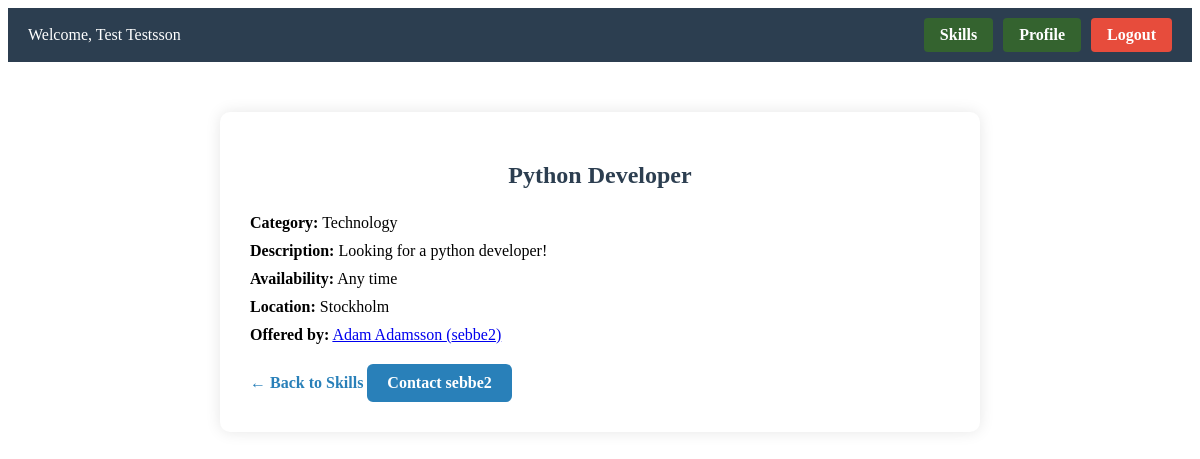
The app's page /skillswapapp/skilldetails/2/ (signed in) with its own data.
### skillswapapp/models.py (models this page shows, shortened)
class Skill(models.Model):
    TYPE_CHOICES = [
        ("offer", "Offering Skill"),
        ("seek", "Seeking Skill"),
    ]
    CATEGORY_CHOICES = [
        ("music", "Music"),
        ("language", "Language"),
        ("tech", "Technology"),
        ("art", "Art"),
        ("sports", "Sports"),
        ("other", "Other"),
    ]
    user = models.ForeignKey(User, on_delete=models.CASCADE, related_name="skills")
    type = models.CharField(max_length=10, choices=TYPE_CHOICES, default="offer", help_text="*")
    title = models.CharField(max_length=100, help_text="*")
    category = models.CharField(max_length=20, choices=CATEGORY_CHOICES, default="other", help_text="*")
    description = models.TextField(max_length=300, help_text="*")
    availability = models.CharField(max_length=100, help_text="* E.g. Weekends, Evenings etc.")
    location = models.CharField(max_length=100, help_text="* E.g. City, Remote etc.")

### skillswapapp/views.py (the view)
# urls.py: path("skilldetails/<int:skill_id>/", views.skilldetails, name="skilldetails"),
@login_required(login_url="skillswapapp:login")
def skilldetails(request, skill_id):
    skill = get_object_or_404(Skill, id=skill_id)
    return render(request, "skillswapapp/skilldetails.html", {"skill": skill})

### templates/skillswapapp/skilldetails.html
{% extends 'skillswapapp/base.html' %}
{% block body_block %}
<div class="detail-container">
  <h2>{{ skill.title }}</h2>
  <p><strong>Category:</strong> {{ skill.get_category_display }}</p>
  <p><strong>Description:</strong> {{ skill.description }}</p>
  <p><strong>Availability:</strong> {{ skill.availability }}</p>
  <p><strong>Location:</strong> {{ skill.location }}</p>
  <p><strong>Offered by:</strong>
    <a href="{% url 'skillswapapp:view_profile' skill.user.username %}">
      {{ skill.user.first_name }} ({{ skill.user.username }})
    </a>
  </p>
  <a href="{% url 'skillswapapp:skills' %}" class="detail-back-link">← Back to Skills</a>
  <a href="{% url 'skillswapapp:contact' skill.id %}" class="contact-button">
    Contact {{ skill.user.username }}
  </a>
</div>
{% endblock %}

### templates/skillswapapp/base.html (shortened to what this page needs)
<html>
    <head>
        {% load static %}
        <link rel="stylesheet" href="{% static "css/styles.css" %}">
    </head>
    <body>
        {% if user.is_authenticated %}
        <div class="top-bar">
          <div class="user-info">
            <span>Welcome, {{ request.user.first_name }}</span>
          </div>
            <div class="btn-container">
              <a href="{% url 'skillswapapp:skills' %}" class="profile-btn">Skills</a>
              <a href="{% url 'skillswapapp:profile' %}" class="profile-btn">Profile</a>
              <a href="{% url 'skillswapapp:logout' %}" class="logout-btn">Logout</a>
            </div>
        </div>
        {% endif %}
            {% block body_block %}{% endblock %}
    </body>
</html>

### static/css/styles.css (style rules this page uses)
.top-bar { display: flex; justify-content: space-between; align-items: center; background-color: #2c3e50; color: white; padding: 10px 20px; font-size: 16px; }
.btn-container { display: flex; gap: 10px; }
.profile-btn { background-color: #34632f; color: white; padding: 8px 16px; border: none; border-radius: 4px; text-decoration: none; font-weight: bold; }
.logout-btn { background-color: #e74c3c; color: white; padding: 8px 16px; border: none; border-radius: 4px; text-decoration: none; font-weight: bold; }
.contact-button { display: inline-block; background-color: #2980b9; color: white; padding: 10px 20px; border-radius: 6px; text-decoration: none; font-weight: bold; transition: background-color 0.3s ease; }
.user-info { display: flex; align-items: center; gap: 10px; }
.detail-container { max-width: 700px; margin: 50px auto; padding: 30px; background-color: #ffffff; border-radius: 10px; box-shadow: 0 0 15px rgba(0, 0, 0, 0.1); font-size: 16px; }
.detail-container h2 { text-align: center; margin-bottom: 25px; color: #2c3e50; }
.detail-container p { margin: 10px 0; }
.detail-back-link { display: inline-block; margin-top: 20px; color: #2980b9; text-decoration: none; font-weight: bold; }

### records on screen
Skill: title "Python Developer", category "Technology", description "Looking for a python developer!", availability "Any time", location "Stockholm", user.first_name "Adam Adamsson", user.username "sebbe2"

### other values on screen
{{ request.user.first_name }} "Test Testsson"
